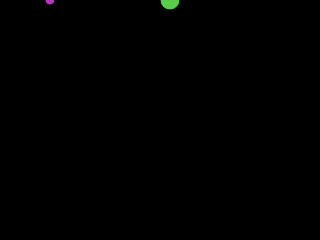
Frame 1 (no input)
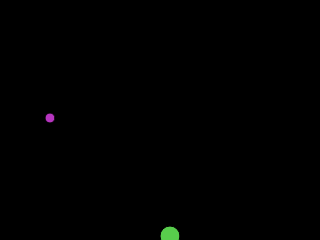
Frame 60 (no input)
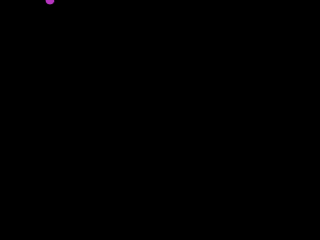
Frame 120 (the mouse pressed at the canvas centre since frame 60)

The p5.js sketch that drew these frames (run headless with seeded random() and noise() and a simulated clock; from frame 60 on, the mouse is pressed at the canvas centre):

// p5.js sketch
// ── sketch.js
var starship1;

function setup() {
  createCanvas(320, 240);
  starship1 = new Starship(10, 2, 50);
  starship2 = new Starship(20, 4, 170);
}

function draw() {
  background(0);
  starship1.display();
  starship1.move();
  starship1.interact();

  starship2.display();
  starship2.move();
  starship2.interact();
}

function Starship(tempWingspan, tempSpeed, tempXPosition) {

  this.wingspan = tempWingspan;
  this.speed = tempSpeed;
  this.xPosition = tempXPosition;
  this.fillColor = color(random(255), random(255), random(255));
  var ey = 0;

  this.display = function() {
    fill(this.fillColor);
    ellipse(this.xPosition, ey, this.wingspan);
  };

  this.move = function() {
    ey = ey + this.speed;
  };

  this.interact = function() {
    if(mouseX > this.xPosition) {
      ey = 0;
    }

  };

}
